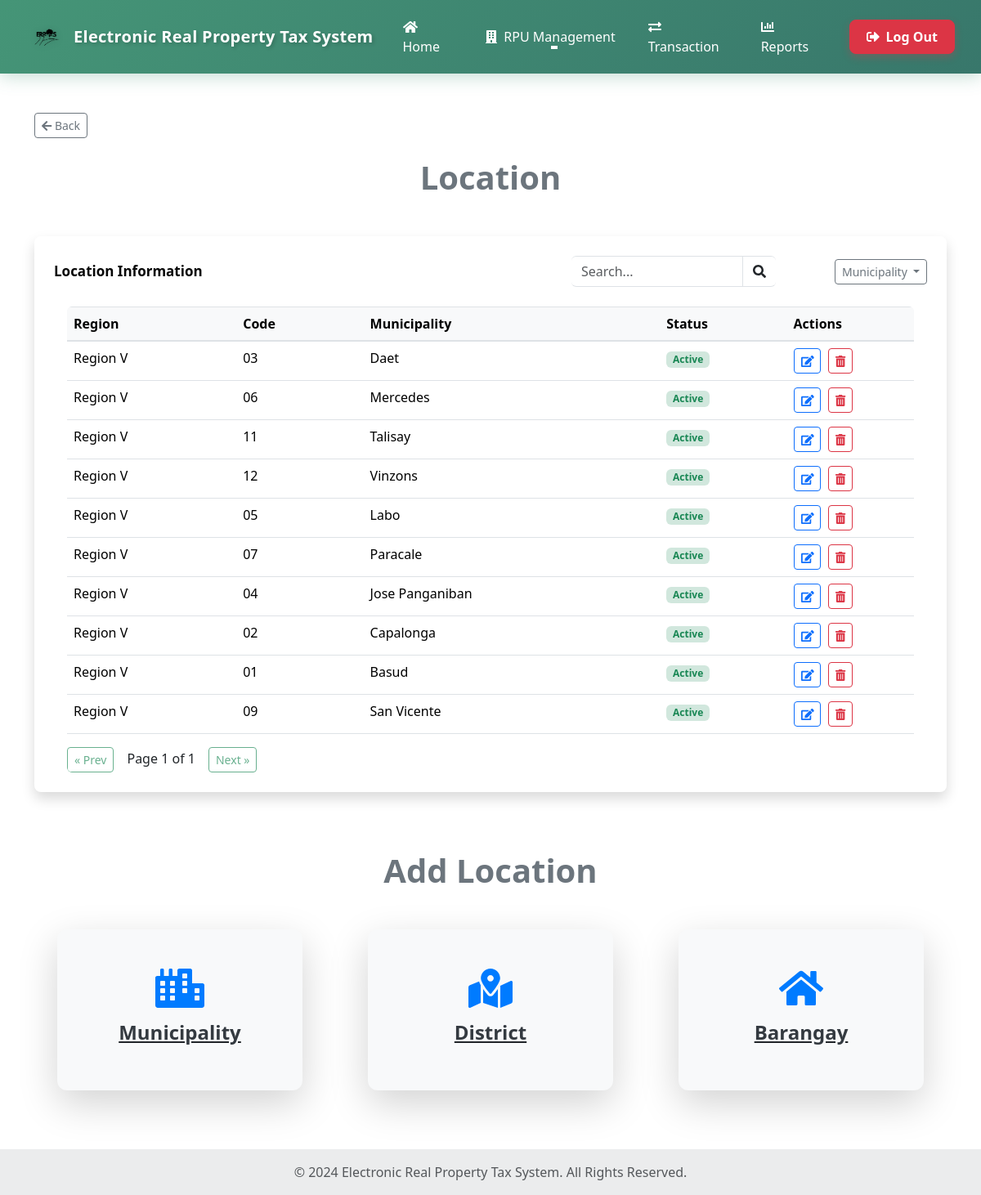
Page /Location.php on the committed database.
### tables this page shows
CREATE TABLE `municipality` (
  `m_id` int(11) NOT NULL,
  `m_code` varchar(11) NOT NULL,
  `m_description` varchar(50) NOT NULL,
  `m_status` enum('Active','Inactive') NOT NULL,
  `r_id` int(11) NOT NULL
);

CREATE TABLE `region` (
  `r_id` int(11) NOT NULL,
  `r_no` varchar(20) NOT NULL
);

### Location.php (the view, shortened to what this page needs)
<?php
$conn = Database::getInstance();
?>
<!doctype html>
<html lang="en">
<head>
  <link rel="stylesheet" href="https://cdnjs.cloudflare.com/ajax/libs/font-awesome/5.15.4/css/all.min.css">
  <link rel="stylesheet" href="https://cdn.jsdelivr.net/npm/bootstrap@4.1.3/dist/css/bootstrap.min.css"
>
  <link href="https://cdn.jsdelivr.net/npm/bootstrap@5.3.2/dist/css/bootstrap.min.css" rel="stylesheet">
  <link rel="stylesheet" href="https://cdnjs.cloudflare.com/ajax/libs/font-awesome/6.0.0/css/all.min.css">
  <link rel="stylesheet" href="main_layout.css">
  <link rel="stylesheet" href="header.css">
  <link rel="stylesheet" href="Location.css">
</head>
<body>
  <?php include 'header.php'; ?>
  <main class="container my-5">
    <div class="mb-4 d-flex justify-content-start">
      <a href="Admin-Page-2.php" class="btn btn-outline-secondary btn-sm">
        <i class="fas fa-arrow-left"></i> Back
      </a>
    </div>
    <div class="text-center mb-5">
      <h2 class="text-secondary font-weight-bold" style="font-size: 2.5rem;">Location</h2>
    </div>
    <?php
    $limit = 10;
    $page = isset($_GET['page']) ? (int)$_GET['page'] : 1;
    $offset = ($page - 1) * $limit;
    $municipalityQuery = "SELECT m.m_id, m.m_code, m.m_description, m.m_status, r.r_no
                          FROM municipality m
                          JOIN region r ON m.r_id = r.r_id
                          LIMIT $limit OFFSET $offset";
    $municipalityResult = mysqli_query($conn, $municipalityQuery);
    ?>
    <div class="card border-0 shadow p-4 rounded-3 mb-4">
      <div class="d-flex justify-content-between align-items-center mb-4">
        <h5 class="section-title mb-0">Location Information</h5>
        <div class="d-flex align-items-center">
          <div class="input-group me-4" style="width: 250px;">
            <input type="text" class="form-control border-start-0" id="tableSearch" placeholder="Search...">
            <span class="input-group-text bg-transparent border-end-0">
              <i class="fas fa-search"></i>
            </span>
          </div>
          <div class="dropdown ml-5">
            <button class="btn btn-sm btn-outline-secondary dropdown-toggle" type="button" id="locationTypeDropdown"
              data-toggle="dropdown" aria-expanded="false">
              Municipality
            </button>
          </div>
        </div>
      </div>
      <div class="px-3">
        <div class="table-responsive rounded">
          <table class="table table-hover align-middle mb-0" id="municipalityTable">
            <thead class="table-light text-start">
              <tr>
                <th style="width: 20%">Region</th>
                <th style="width: 15%">Code</th>
                <th style="width: 35%">Municipality</th>
                <th style="width: 15%">Status</th>
                <th style="width: 15%">Actions</th>
              </tr>
            </thead>
            <tbody>
              <?php while ($row = mysqli_fetch_assoc($municipalityResult)) { ?>
                <tr>
                  <td><?= $row['r_no']; ?></td>
                  <td><?= $row['m_code']; ?></td>
                  <td><?= $row['m_description']; ?></td>
                  <td>
                    <span class="badge <?= $row['m_status'] == 'Active' ? 'bg-success-subtle text-success' : 'bg-secondary-subtle text-secondary'; ?>">
                      <?= ucfirst($row['m_status']); ?>
                    </span>
                  </td>
                  <td>
                    <button class="btn btn-sm btn-outline-primary me-1" title="Edit" data-bs-toggle="modal" data-bs-target="#editModal">
                      <i class="fas fa-edit"></i>
                    </button>
                    <button class="btn btn-sm btn-outline-danger" title="Delete" data-bs-toggle="modal" data-bs-target="#GlobalDeleteModal">
                      <i class="fas fa-trash-alt"></i>
                    </button>
                  </td>
                </tr>
              <?php } ?>
            </tbody>
          </table>
          <div id="municipalityPagination" class="mt-3"></div>
        </div>
      </div>
    </div>
    <div class="py-4"></div>
    <div class="text-center mb-5">
      <h2 class="text-secondary font-weight-bold" style="font-size: 2.5rem;">Add Location</h2>
    </div>
    <div class="row justify-content-center">
      <div class="col-md-4 col-sm-6 mb-4 d-flex justify-content-center">
        <a href="#" class="card border-0 shadow-lg p-5 text-center location-card h-100 openConfirmationBtn" data-name="Municipality">
          <div class="d-flex flex-column align-items-center">
            <i class="fas fa-city icon-style mb-3" style="font-size: 3rem;"></i>
            <h5 class="font-weight-bold" style="font-size: 1.5rem;">Municipality</h5>
          </div>
        </a>
      </div>
      <div class="col-md-4 col-sm-6 mb-4 d-flex justify-content-center">
        <a href="#" class="card border-0 shadow-lg p-5 text-center location-card h-100 openConfirmationBtn" data-name="District">
          <div class="d-flex flex-column align-items-center">
            <i class="fas fa-map-marked-alt icon-style mb-3" style="font-size: 3rem;"></i>
            <h5 class="font-weight-bold" style="font-size: 1.5rem;">District</h5>
          </div>
        </a>
      </div>
      <div class="col-md-4 col-sm-6 mb-4 d-flex justify-content-center">
        <a href="#" class="card border-0 shadow-lg p-5 text-center location-card h-100 openConfirmationBtn" data-name="Barangay">
          <div class="d-flex flex-column align-items-center">
            <i class="fas fa-home icon-style mb-3" style="font-size: 3rem;"></i>
            <h5 class="font-weight-bold" style="font-size: 1.5rem;">Barangay</h5>
          </div>
        </a>
      </div>
    </div>
  </main>
  <footer class="bg-body-tertiary text-center text-lg-start">
    <div class="text-center p-3" style="background-color: rgba(0, 0, 0, 0.05);">
      <span class="text-muted">© 2024 Electronic Real Property Tax System. All Rights Reserved.</span>
    </div>
  </footer>
</body>
</html>

### main_layout.css (style rules this page uses)
html, body { height: 100%; margin: 0; }
body { display: flex; padding-top: 70px; flex-direction: column; }
main { flex: 1; }

### header.css (style rules this page uses)
.section-title { font-size: 1.0625rem; font-weight: 700; color: #050505; }

### Location.css (style rules this page uses)
.location-card { transition: transform 0.3s ease, box-shadow 0.3s ease; border-radius: 12px; background-color: #f8f9fa; width: 100%; max-width: 300px; padding: 20px; margin: 0 10px; cursor: pointer; }
.icon-style { font-size: 3.5rem; color: #007bff; }
.text-center h2 { font-size: 2.5rem; color: #343a40; font-weight: 600; }
h5 { color: #343a40; }

### rows in the picture
municipality: r.r_no "Region V", m_code "03", m_description "Daet", m_status "Active"
municipality: r.r_no "Region V", m_code "06", m_description "Mercedes", m_status "Active"
municipality: r.r_no "Region V", m_code "11", m_description "Talisay", m_status "Active"
municipality: r.r_no "Region V", m_code "12", m_description "Vinzons", m_status "Active"
municipality: r.r_no "Region V", m_code "05", m_description "Labo", m_status "Active"
municipality: r.r_no "Region V", m_code "07", m_description "Paracale", m_status "Active"
municipality: r.r_no "Region V", m_code "04", m_description "Jose Panganiban", m_status "Active"
municipality: r.r_no "Region V", m_code "02", m_description "Capalonga", m_status "Active"
municipality: r.r_no "Region V", m_code "01", m_description "Basud", m_status "Active"
municipality: r.r_no "Region V", m_code "09", m_description "San Vicente", m_status "Active"
